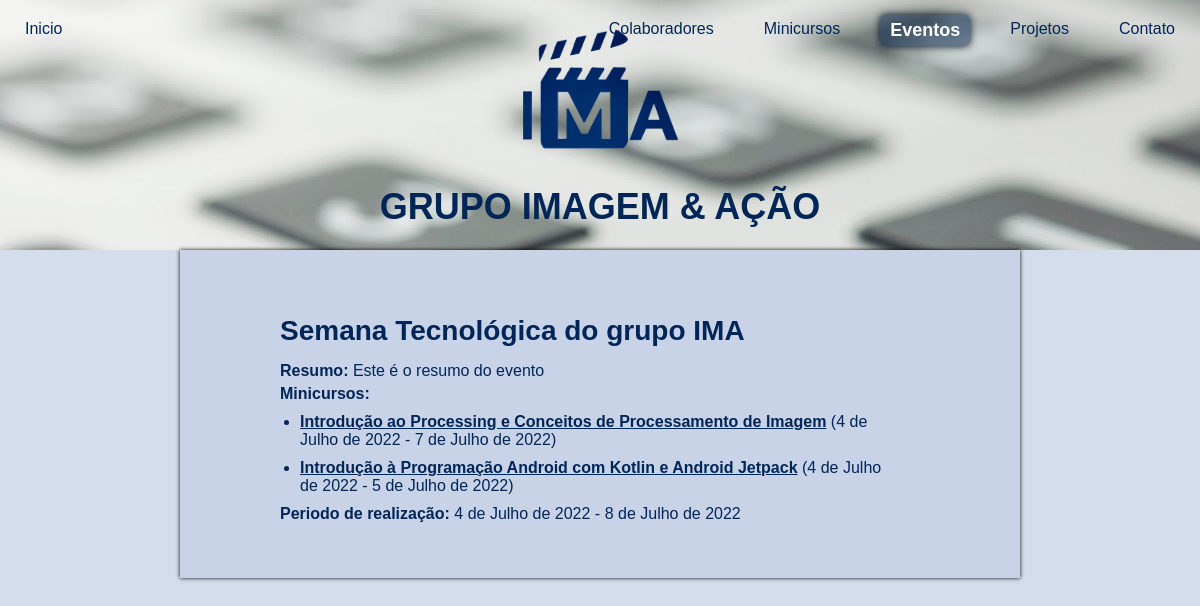
The page /evento/1 on the database its author committed.
### core/models.py (models this page shows, shortened)
class Evento(models.Model):
    titulo = models.CharField('Título', max_length=200)
    resumo = models.TextField('Resumo', blank=True)
    inicio = models.DateField('Data de início')
    fim = models.DateField('Data de fim')
    numero_dias = models.IntegerField('Número de dias')
    class Meta:
        verbose_name = 'Evento'
        verbose_name_plural = 'Eventos'

class Minicurso(models.Model):
    titulo = models.CharField('Título', max_length=200)
    resumo = models.TextField('Resumo', blank=True)
    inicio = models.DateField('Data de início')
    fim = models.DateField('Data de fim')
    numero_dias = models.IntegerField('Número de dias')
    fk_evento = models.ForeignKey(Evento, on_delete=models.CASCADE)
    fk_localizacao = models.ForeignKey(Localizacao, on_delete=models.CASCADE)
    fk_metodo = models.ForeignKey(Metodo, on_delete=models.CASCADE)
    class Meta:
        verbose_name = 'Minicurso'
        verbose_name_plural = 'Minicursos'

### core/views.py (the view)
# urls.py: path('evento/<int:pk>', EventoView.as_view(), name='evento'),
class EventoView(TemplateView):
    template_name = 'evento.html'
    def get_context_data(self, **kwargs):
        event_id = self.kwargs.get('pk')
        context = super().get_context_data(**kwargs)
        context['evento'] = Evento.objects.get(id=event_id)
        context['minicursos'] = Minicurso.objects.filter(fk_evento=event_id)
        return context

### core/templates/evento.html (shortened to what this page needs)
{% load static %}
<!DOCTYPE html>
<html lang="pt-br">
    <head>
        <link href="{% static 'css/styles.css' %}" rel="stylesheet" />
        <link href="{% static 'css/projeto.css' %}" rel="stylesheet" />
    </head>
    <body>
        <nav id="navbar">
            <ul>
                <li><a href="{% url 'index' %}" class="nav-left">Inicio</a></li>
                <li>
                    <a href="{% url 'contato' %}" class="nav-right">Contato</a>
                </li>
                <li>
                    <a href="{% url 'projetos' %}" class="nav-right"
                        >Projetos</a
                    >
                </li>
                <li>
                    <a href="{% url 'eventos' %}" class="nav-right active">Eventos</a>
                </li>
                <li>
                    <a href="{% url 'minicursos' %}" class="nav-right"
                        >Minicursos</a
                    >
                </li>
                <li>
                    <a href="{% url 'colaboradores' %}" class="nav-right"
                        >Colaboradores</a
                    >
                </li>
            </ul>
        </nav>
        <div id="title-header">
            <div>
                <a href="/">
                    <img
                        src="{% static 'images/logo.png' %}"
                        alt="Logo do GIMA"
                        id="logo"
                    />
                </a>
                <h1>GRUPO IMAGEM & AÇÃO</h1>
            </div>
        </div>
        <div class="content-box">
            <div id="content-title">
                <h1>{{ evento.titulo }}</h1>
            </div>
            <div class="content-text" id="projetos-body">
                <div id="project-header">
                    <p><b>Resumo:</b> {{ evento.resumo }} </p>
                    <p>
                        <b>Minicursos:</b>
                        {% for minicurso in minicursos %}
                        <ul>
                            <li>
                                <a href="{% url 'minicurso' minicurso.id %}"><b>{{ minicurso.titulo }}</b></a>
                                ({{ minicurso.inicio }} - {{ minicurso.fim }})
                            </li>
                        </ul>
                        {% endfor %}
                    </p>
                    <p><b>Periodo de realização:</b> {{ evento.inicio }} - {{ evento.fim }}</p>
                </div>
            </div>
        </div>
    </body>
</html>

### core/static/css/styles.css (style rules this page uses)
* { margin: 0px; padding: 0px; color: #002557; font-family: sans-serif; }
body { background-color: #d3ddeb; }
#navbar { display: flex; position: absolute; width: 100%; }
#navbar ul { width: 100%; list-style-type: none; }
.nav-left { float: left; }
.nav-right { float: right; }
#navbar ul li a { text-decoration: none; margin: 15px 15px; padding: 5px 10px; font-size: 16px; transition: 200ms; border-radius: 5px; }
#navbar ul li .active { font-weight: bold; font-size: 18px; background-color: #001d447f; color: #ffffff; box-shadow: #000c1d 0px 0px 8px; }
#title-header { display: flex; text-align: center; align-items: center; justify-content: center; height: 250px; background-image: url("/static/images/background.jpg"); background-repeat: no-repeat; background-size: 100%; font-size: 18px; }
#title-header h1 { border-radius: 5px; padding: 15px; }
#logo { height: 128px; margin: 15px; }
.content-box { padding: 50px 100px; margin: 0% 15%; height: auto; background-color: #a5b0df3f; box-shadow: black 0px 0px 4px; }
#content-title { margin: 15px 0px; font-size: 14px; }
.content-text { font-size: 16px; }
.content-text ul { margin: 10px 20px; }

### core/static/css/projeto.css (style rules this page uses)
#project-header { text-align: left; }
#project-header p { margin: 5px 0px; }

### rows shown on the page
Evento: titulo "Semana Tecnológica do grupo IMA", resumo "Este é o resumo do evento", inicio "4 de Julho de 2022", fim "8 de Julho de 2022"
Minicurso: titulo "Introdução ao Processing e Conceitos de Processamento de Imagem", inicio "4 de Julho de 2022", fim "7 de Julho de 2022"
Minicurso: titulo "Introdução à Programação Android com Kotlin e Android Jetpack", inicio "4 de Julho de 2022", fim "5 de Julho de 2022"
